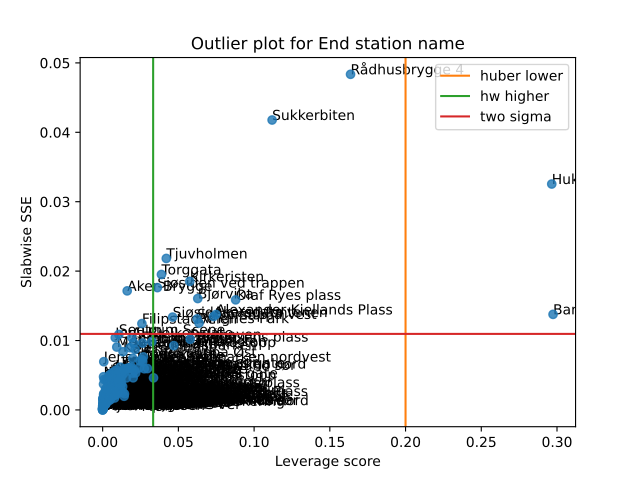

Write the Python code that produced this figure.
import matplotlib.pyplot as plt
from tensorly.decomposition import non_negative_parafac_hals
from tlviz.data import load_oslo_city_bike
from tlviz.postprocessing import postprocess
from tlviz.visualisation import outlier_plot
data = load_oslo_city_bike()
X = data.data
cp = non_negative_parafac_hals(X, 3, init="random")
cp = postprocess(cp, dataset=data, )
outlier_plot(
    cp, data, leverage_rules_of_thumb=['huber lower', 'hw higher'], residual_rules_of_thumb='two sigma'
)
# Expected:
## <AxesSubplot: title={'center': 'Outlier plot for End station name'}, xlabel='Leverage score', ylabel='Slabwise SSE'>
plt.show()
